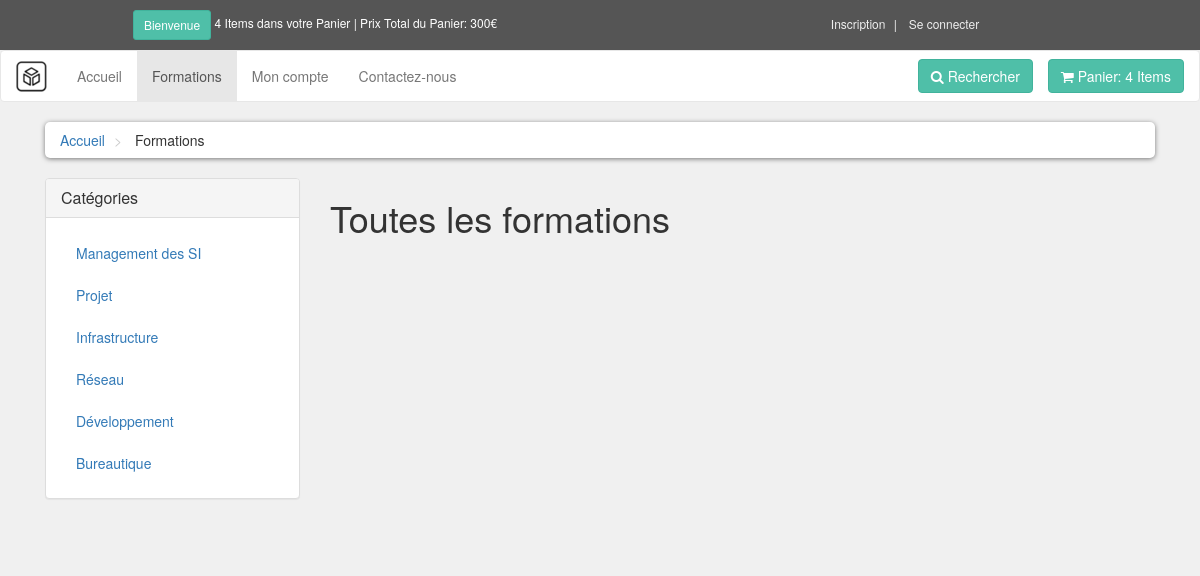
Screenshot of /Projet/shopping.php with the database file from the repository.
### tables this page shows
CREATE TABLE IF NOT EXISTS `categorie` (
  `id_categorie` int(11) NOT NULL AUTO_INCREMENT,
  `nomCat` varchar(25) NOT NULL,
  `description` varchar(100) NOT NULL,
  PRIMARY KEY (`id_categorie`)
);

### Projet/Include/MenuCote.php (the view)
<?php
include 'connexion_db.php';
$cmd = "SELECT * FROM categorie;";
$res = $db->query($cmd);
$tableCat = $res->fetchAll();
?>
<div class="panel panel-default sidebar-menu">
    <div class="panel-heading">
        <h3 class="panel-title">Catégories</h3>
    </div>
    <div class="panel-body">
        <ul class="nav nav-pills nav-stacked category-menu">
            <?php
            foreach($tableCat as $line){
                echo '<li role="presentation"><a href="shopping.php?frm='.$line['id_categorie'].'">'.$line['nomCat'].'</a></li>';
            }
            ?>
        </ul>
    </div>
</div>

### Projet/css/style.css (style rules this page uses)
body { font-size: 14px; line-height: 1.42857143; color: #333333; background: #f0f0f0; overflow: hidden; }
.shopping-body { overflow-y: visible; }
.panel { margin-bottom: 50px; }

### rows the page displays
categorie: nomCat "Management des SI"
categorie: nomCat "Projet"
categorie: nomCat "Infrastructure"
categorie: nomCat "Réseau"
categorie: nomCat "Développement"
categorie: nomCat "Bureautique"
